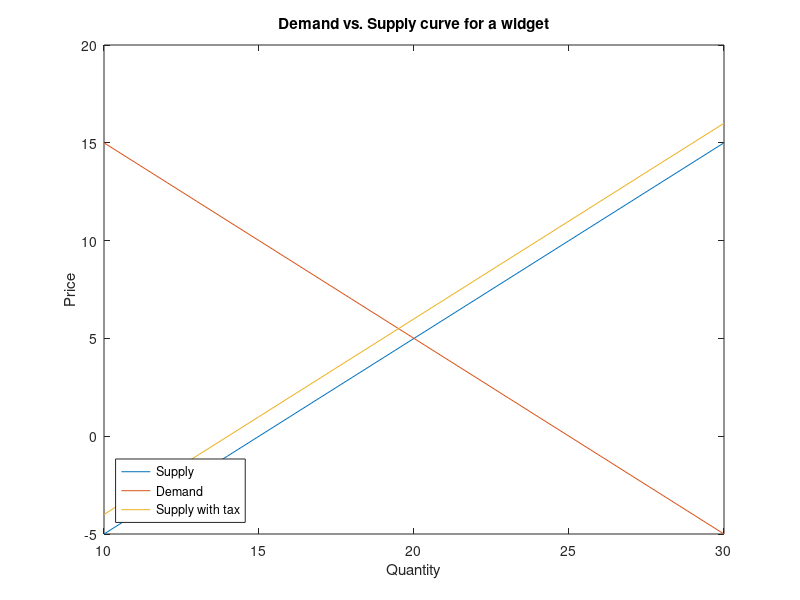

This figure's MATLAB source:
% setting up the quant range
q=10:30;

% get demand supply lines initially 
supply=q-15;
demand=-1*q+25;

% get intersection of demand and supply curve
intersection=find(supply==demand)-1;
intersection_y=supply(20)+1;

disp('a)');
% calculate consumer surplus
consumer_surplus=0.5*20*(25-5);
disp('Consumer Surplus');
disp(consumer_surplus);

% calculate producer surplus
producer_surplus=0.5*20*5;
disp('Producer Surplus');
disp(producer_surplus);

disp('b)')
% shift with $1 tax on seller or supply shift left
supply_with_tax=q-14;

% plot initial graph
plot(q,supply,q,demand,q,supply_with_tax);
title('Demand vs. Supply curve for a widget');
ylabel('Price');
xlabel('Quantity');
legend({'Supply','Demand','Supply with tax'},'Location','southwest')


